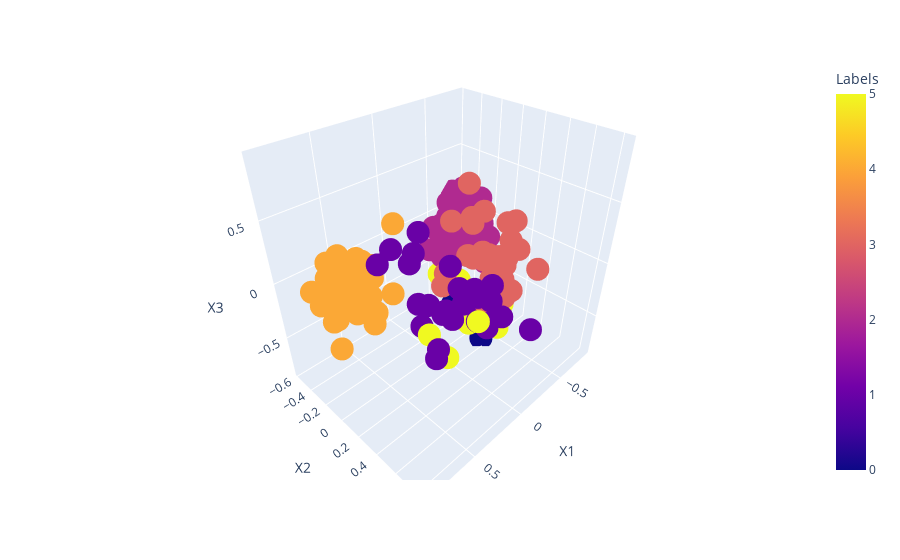

Notebook code for this chart:
### Code cell
import plotly.express as px

fig = px.scatter_3d(X_pca_df, x='X1', y='X2', z='X3',
              color=X_pca_df['Labels'])
fig.show()

### Figure 1 — Plotly figure (JSON) as saved in the notebook; plotly's stock layout.template omitted (floating-point values rounded to 4 significant figures; data arrays with more than 128 entries replaced by an {"elided": "..."} marker saying what was removed)
{"data": [{"hovertemplate": "X1=%{x}<br>X2=%{y}<br>X3=%{z}<br>Labels=%{marker.color}<extra></extra>", "legendgroup": "", "marker": {"color": {"elided": "178 int values"}, "coloraxis": "coloraxis", "symbol": "circle"}, "mode": "markers", "name": "", "scene": "scene", "showlegend": false, "x": {"elided": "178 float values"}, "y": {"elided": "178 float values"}, "z": {"elided": "178 float values"}, "type": "scatter3d"}], "layout": {"scene": {"domain": {"x": [0, 1], "y": [0, 1]}, "xaxis": {"title": {"text": "X1"}, "type": "linear"}, "yaxis": {"title": {"text": "X2"}, "type": "linear"}, "zaxis": {"title": {"text": "X3"}, "type": "linear"}, "aspectratio": {"x": 1.072, "y": 0.8654, "z": 1.078}, "aspectmode": "auto", "camera": {"up": {"x": 0, "y": 0, "z": 1}, "center": {"x": 0, "y": 0, "z": 0}, "eye": {"x": 1.197, "y": 1.197, "z": 1.197}, "projection": {"type": "perspective"}}}, "coloraxis": {"colorbar": {"title": {"text": "Labels"}}, "colorscale": [[0, "#0d0887"], [0.1111, "#46039f"], [0.2222, "#7201a8"], [0.3333, "#9c179e"], [0.4444, "#bd3786"], [0.5556, "#d8576b"], [0.6667, "#ed7953"], [0.7778, "#fb9f3a"], [0.8889, "#fdca26"], [1, "#f0f921"]]}, "legend": {"tracegroupgap": 0}, "margin": {"t": 60}, "autosize": true}}
